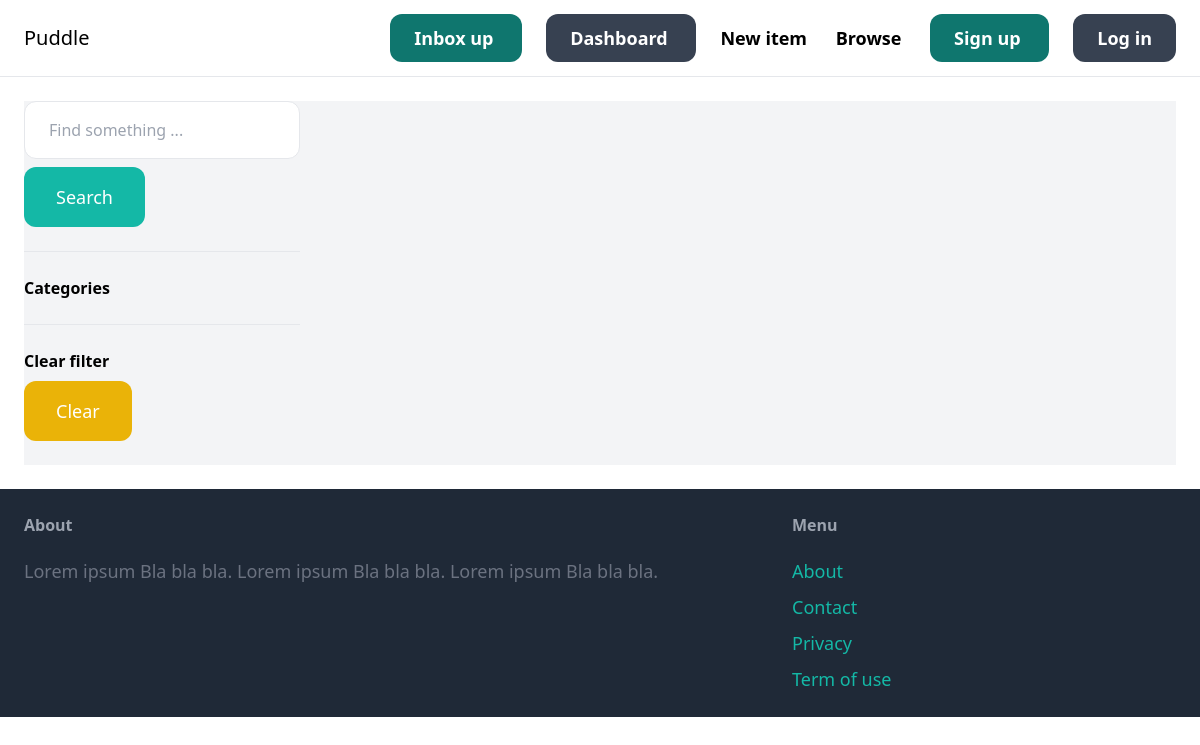
Before: /items/ with the older database file.
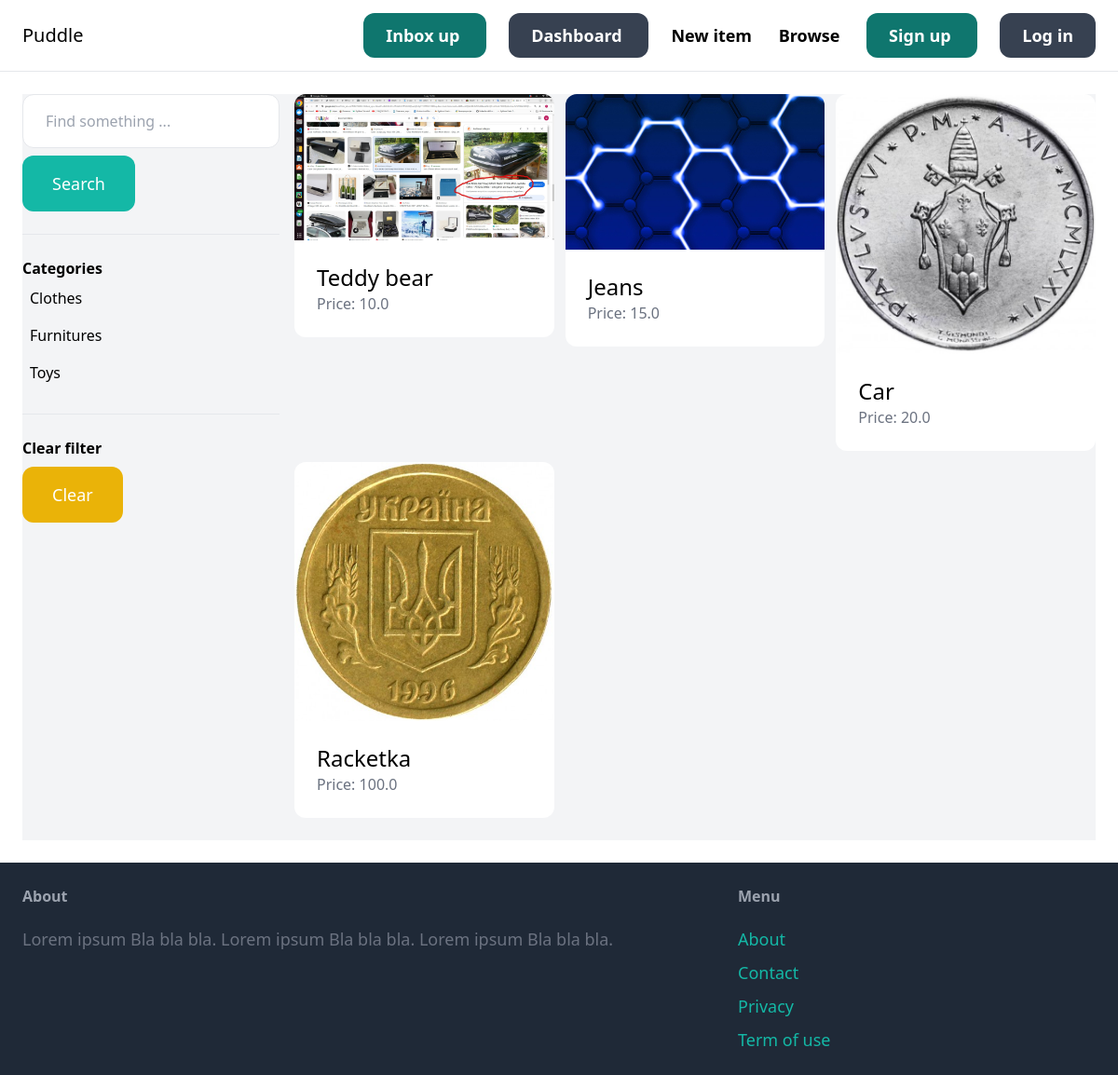
After: the same page with the newer database file.
### item/models.py (models this page shows, shortened)
class Category(models.Model):
    name = models.CharField(max_length=255)
    class Meta:
        ordering = ('name',)
        verbose_name_plural = 'Categories'

class Item(models.Model):
    category = models.ForeignKey(Category, related_name='items', on_delete=models.CASCADE)
    name = models.CharField(max_length=255)
    description = models.TextField(blank=True, null=True)
    price = models.FloatField()
    image = models.ImageField(upload_to='item_images', blank=True, null=True)
    is_sold = models.BooleanField(default=False)
    created_by = models.ForeignKey(User, related_name='items', on_delete=models.CASCADE)
    created_at = models.DateTimeField(auto_now_add=True)

### item/views.py (the view)
# urls.py: path('', views.items, name='items'),
def items(request):
    query = request.GET.get('query', '')
    category_id = request.GET.get('category', 0)
    categories = Category.objects.all()
    items = Item.objects.filter(is_sold=False)
    if category_id:
        items = items.filter(category_id=category_id)
    if query:
        items = items.filter(Q(name__icontains=query) | Q(description__icontains=query))
    return render(request, 'item/items.html', {
        'items': items,
        'query': query,
        'categories': categories,
        'category_id': int(category_id),
    })

### item/templates/item/items.html (shortened to what this page needs)
{% extends 'core/base.html' %}
{% block content %}
<div class="pb-6 grid grid-cols-4 gap-4 bg-gray-100">
    <div class="col-span-1">
        <form method="get" action="{% url 'item:items' %}">
            <input type="text" name="query" class="w-full py-4 px-6 border rounded-xl" value="{{ query }}"
                   placeholder="Find something ...">
            <button class="mt-2 py-4 px-8 text-lg bg-teal-500 text-white rounded-xl"> Search</button>
        </form>
        <hr class="my-6 ">
        <p class="font-semibold">Categories</p>
        <ul>
            {% for category in categories %}
            <li class="py-2 px-2 rounded-xl{% if category.id == category_id %} bg-gray-200{% endif %}">
                <a href="{% url 'item:items' %}?query={{ query }}&category={{ category.id }}"> {{ category.name }}</a>
            </li>
            {% endfor %}
        </ul>
        <hr class="my-6 ">
        <p class="font-semibold">Clear filter</p>
        <ul>
            <li>
                <a href="{% url 'item:items' %}" class="mt-2 py-4 px-8 inline-block bg-yellow-500 text-lg rounded-xl text-white">Clear</a>
            </li>
        </ul>
    </div>
    <div class="col-span-3">
        <div class="grid grid-cols-3 gap-3 ">
            {% for item in items %}
            <div>
                <a href="{% url 'item:detail' item.id %}">
                    <div>
                        <img src="{{ item.image.url }}" class="rounded-t-xl" alt="">
                    </div>
                    <div class="p-6 bg-white rounded-b-xl">
                        <h2 class="text-2xl"> {{ item.name }} </h2>
                        <p class="text-gray-500"> Price: {{ item.price }}</p>
                    </div>
                </a>
            </div>
            {% endfor %}
        </div>
    </div>
</div>
{% endblock %}

Changed rows visible on the page:
added Category: name "Clothes"
added Category: name "Furnitures"
added Category: name "Toys"
added Item: image (picture), name "Teddy bear", price "10.0"
added Item: image (picture), name "Jeans", price "15.0"
added Item: image (picture), name "Car", price "20.0"
added Item: image (picture), name "Racketka", price "100.0"
